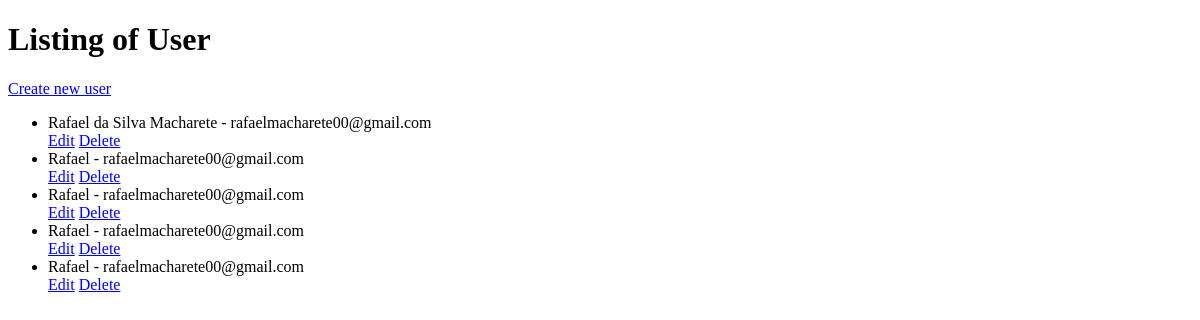
Before: / with the older database file.
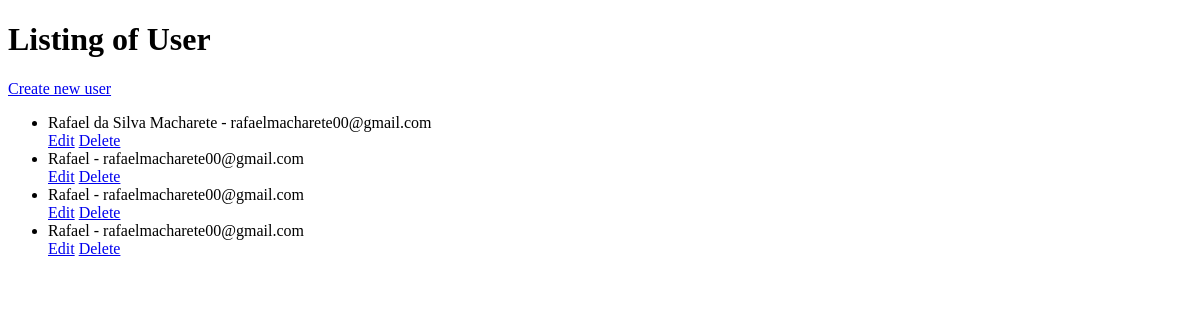
After: the same page with the newer database file.
### items/models.py (models this page shows, shortened)
class User(models.Model):
    name = models.CharField(max_length=30)
    email = models.CharField(max_length=100)
    password = models.CharField(max_length=18)
    creation_date = models.DateTimeField(auto_now_add=True, null=True)
    update_date = models.DateTimeField(auto_now_add=True, null=True)
    class Meta:
        verbose_name_plural = "Users"

### items/views.py (the view)
# urls.py: path('', views.index, name='index'),
def index(req):
    items = User.objects.all()
    return render(req, 'user/user.html', {'items': items})

### items/templates/user/user.html (shortened to what this page needs)
<!DOCTYPE html>
<html lang="pt-br">
  <head>
  </head>
  <body>
    <h1>Listing of User</h1>
    <a href="{% url 'create_user' %}">Create new user</a>
    <ul>
      {% for user in items %}
        <li>{{ user.name }} - {{ user.email }}</li>
        <a href="{% url 'update_user' user.id %}">Edit</a>
        <a href="{% url 'delete_user' user.id %}">Delete</a>
      {% endfor %}
    </ul>
  </body>
</html>

Changed rows visible on the page:
removed User: name "Rafael", email "rafaelmacharete00@gmail.com"
